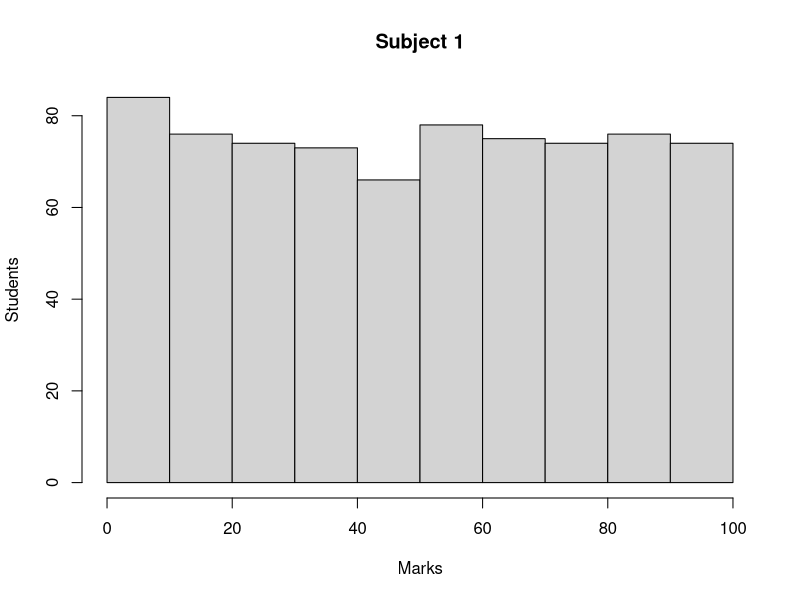
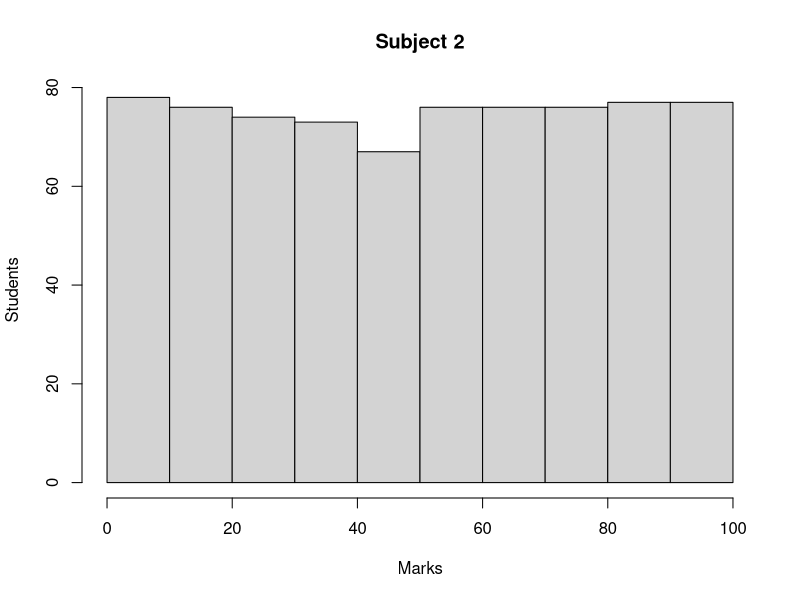
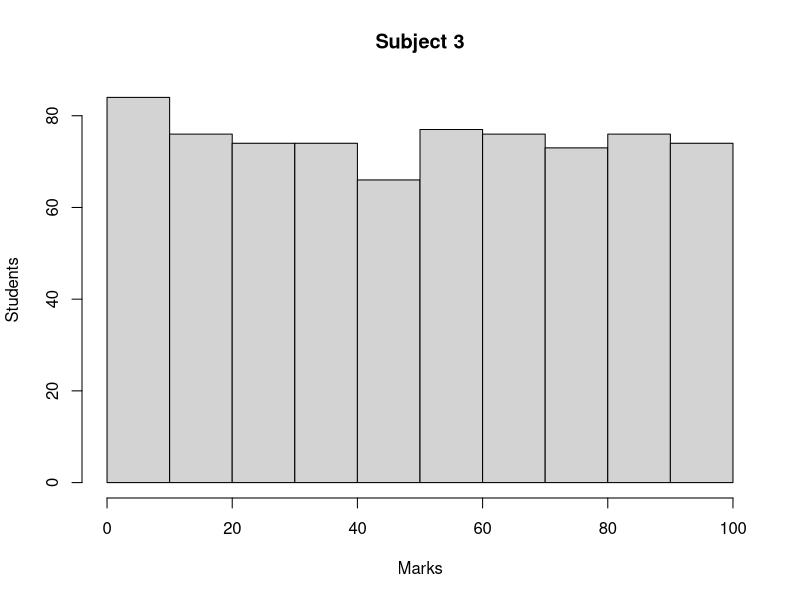
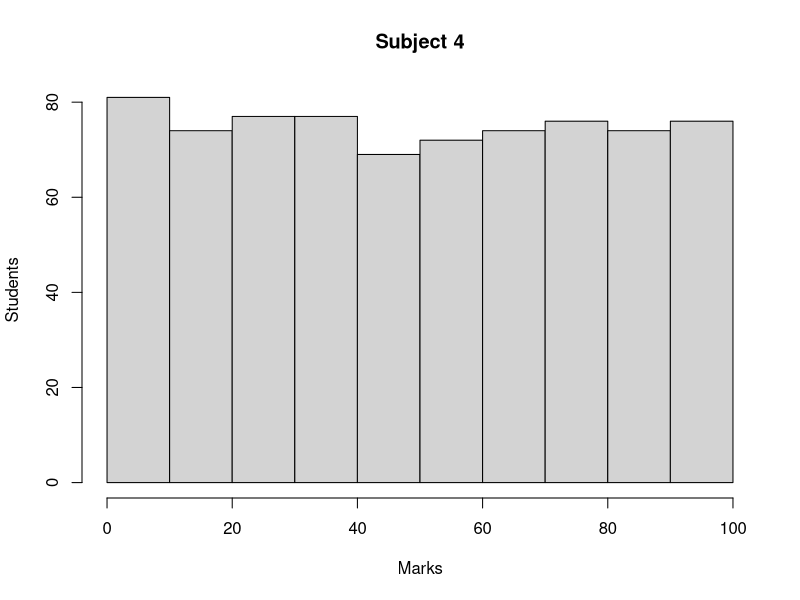
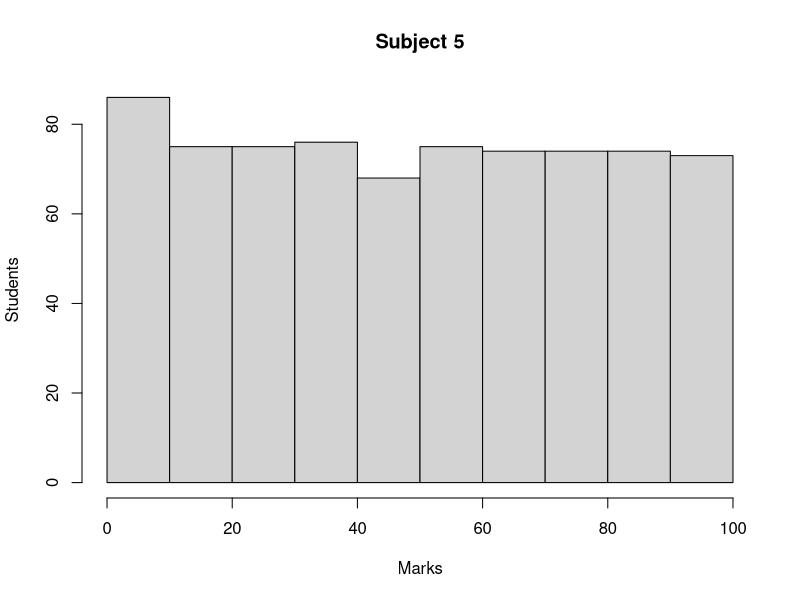
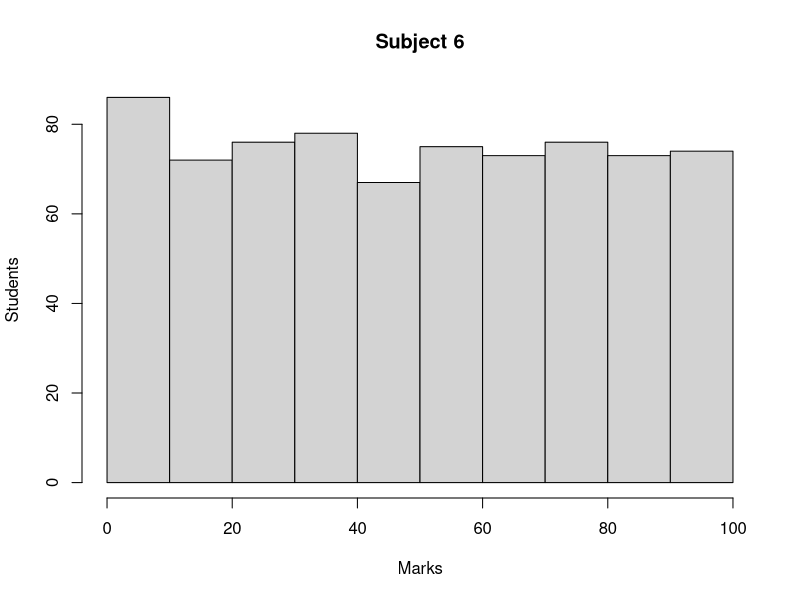
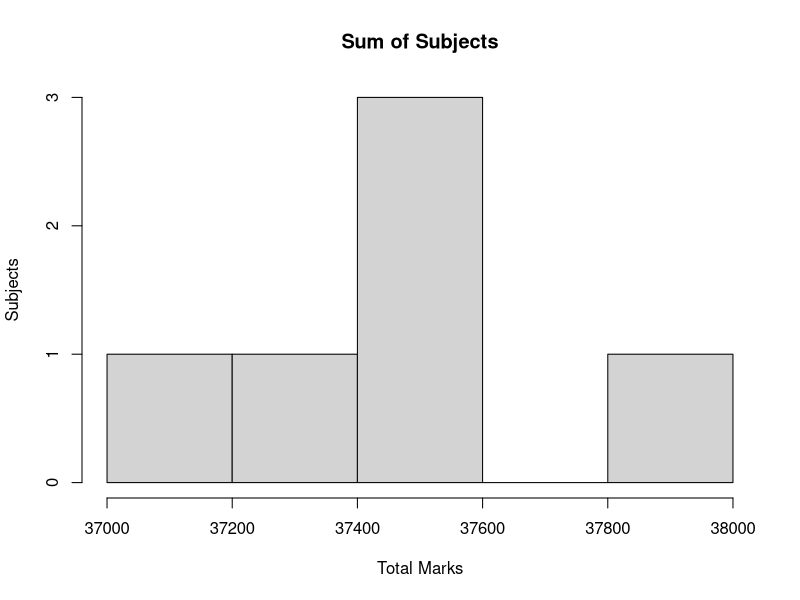

The R script that drew these images, in order:
#------------------------- Assignment 1 -----------------------------

#Made By: Gaurav Baweja - 102097005 - CSE 4

# Qn - You have six courses in this semester (one of these is UCS410) and there are 750
# students in your class. Generate the marks of these 750 students for the six courses
# using the Linear Congruential Method (LCM), which is a type of random number
# generator. You should note that the marks will be uniformly distributed over [0,
# 100].
# Find the mean, median and standard deviation of the all the six subjects. Also, find
# the mean, median and standard deviation of the sum of marks in the six courses. You
# have also to draw six histograms for the marks in the six courses and one for the total
# marks.

lcm.random <- function(n){
  a = 3
  b = 5
  m = 101
  x = floor(runif(1,1,100))
  rnd = vector(length=n)
  for(i in 1:n){
    x = (a*x+b)%%m
    rnd[i] = x
  }
  return (rnd)
}
#------------------------- Initialize -----------------------------

students = 750
subjects = 6
sub.marks = matrix(nrow= students, ncol = subjects, byrow = TRUE)
#------------------------- Random marks for all subjects---------------------

for(i in 1:subjects)
{
  sub.marks[,i] = lcm.random(students)
}
#------------------------- Mean-Median-Standard Deviation ------------------

res.mean = vector(length=subjects)
res.median = vector(length=subjects)
res.sdev = vector(length=subjects)
total.sub = vector(length=subjects)
for(i in 1:subjects){
  res.mean[i] = mean(sub.marks[,i])
  res.median[i] = median(sub.marks[,i])
  res.sdev[i] = sd(sub.marks[,i])
  total.sub[i] = sum(sub.marks[,i])
}
total.sub.mean = mean(total.sub)
total.sub.median = median(total.sub)
total.sub.sdev = sd(total.sub)
#------------------------- Histogram of Subject Marks-----------------------

for(i in 1: subjects){
  hist(sub.marks[,i], xlab ="Marks", ylab= "Students" ,
       main=paste("Subject", as.character(i)))
}
#------------------------- histogram of sum of marks -----------------------

hist(total.sub, xlab ="Total Marks", ylab= "Subjects" ,
     main="Sum of Subjects")

#------------------------- END ---------------------------------
